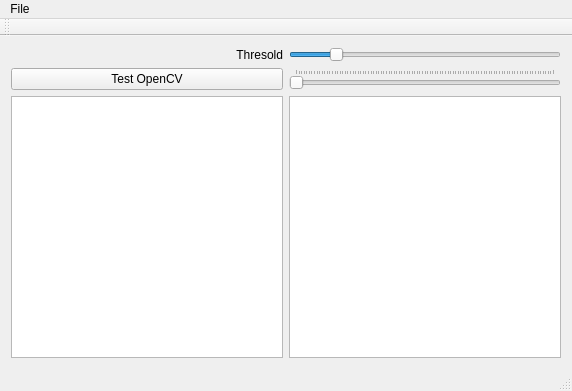
<?xml version="1.0" encoding="UTF-8"?>
<ui version="4.0">
 <class>MainWindow</class>
 <widget class="QMainWindow" name="MainWindow">
  <property name="geometry">
   <rect>
    <x>0</x>
    <y>0</y>
    <width>572</width>
    <height>391</height>
   </rect>
  </property>
  <property name="windowTitle">
   <string>MainWindow</string>
  </property>
  <widget class="QWidget" name="centralWidget">
   <layout class="QGridLayout" name="gridLayout_2">
    <item row="0" column="0">
     <layout class="QGridLayout" name="gridLayout">
      <item row="1" column="0">
       <widget class="QPushButton" name="pushButton">
        <property name="text">
         <string>Test OpenCV</string>
        </property>
       </widget>
      </item>
      <item row="2" column="1">
       <widget class="QGraphicsView" name="graphicsView_2"/>
      </item>
      <item row="2" column="0">
       <widget class="QGraphicsView" name="graphicsView"/>
      </item>
      <item row="0" column="0">
       <widget class="QLabel" name="label">
        <property name="text">
         <string>Thresold</string>
        </property>
        <property name="alignment">
         <set>Qt::AlignRight|Qt::AlignTrailing|Qt::AlignVCenter</set>
        </property>
       </widget>
      </item>
      <item row="1" column="1">
       <widget class="QSlider" name="horizontalSlider">
        <property name="maximum">
         <number>1000</number>
        </property>
        <property name="orientation">
         <enum>Qt::Horizontal</enum>
        </property>
        <property name="tickPosition">
         <enum>QSlider::TicksAbove</enum>
        </property>
       </widget>
      </item>
      <item row="0" column="1">
       <widget class="QSlider" name="horizontalSlider_threshold">
        <property name="maximum">
         <number>255</number>
        </property>
        <property name="value">
         <number>40</number>
        </property>
        <property name="orientation">
         <enum>Qt::Horizontal</enum>
        </property>
       </widget>
      </item>
     </layout>
    </item>
   </layout>
  </widget>
  <widget class="QMenuBar" name="menuBar">
   <property name="geometry">
    <rect>
     <x>0</x>
     <y>0</y>
     <width>572</width>
     <height>22</height>
    </rect>
   </property>
   <widget class="QMenu" name="menuFile">
    <property name="title">
     <string>File</string>
    </property>
    <addaction name="actionOpen"/>
   </widget>
   <addaction name="menuFile"/>
  </widget>
  <widget class="QToolBar" name="mainToolBar">
   <attribute name="toolBarArea">
    <enum>TopToolBarArea</enum>
   </attribute>
   <attribute name="toolBarBreak">
    <bool>false</bool>
   </attribute>
  </widget>
  <widget class="QStatusBar" name="statusBar"/>
  <action name="actionOpen">
   <property name="text">
    <string>Open</string>
   </property>
  </action>
 </widget>
 <layoutdefault spacing="6" margin="11"/>
 <resources/>
 <connections/>
</ui>
